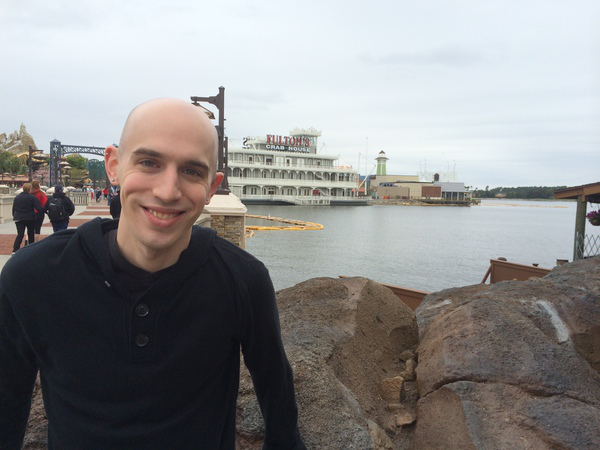
#> input picture opencv-cropping/adrian.png, 600 x 450 px
$ python opencv_crop.py
#> lines starting #> are read from the running program, lines starting #| are printed output that depends on the picture
# USAGE
# python opencv_crop.py

# import the necessary packages
import argparse
import cv2

# construct the argument parser and parse the arguments
ap = argparse.ArgumentParser()
ap.add_argument("-i", "--image", type=str, default="adrian.png",
	help="path to the input image")
args = vars(ap.parse_args())

# load the input image and display it to our screen
image = cv2.imread(args["image"])
#> image is the input picture: shape (450, 600, 3); mean B, G, R 139.9, 140.1, 141
cv2.imshow("Original", image)

# cropping an image with OpenCV is accomplished via simple NumPy
# array slices in startY:endY, startX:endX order -- here we are
# cropping the face from the image (these coordinates were
# determined using photo editing software such as Photoshop,
# GIMP, Paint, etc.)
startY,endY = 85, 250
startX, endX = 85, 220
face = image[startY:endY, startX:endX]
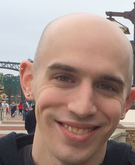
#> face: shape (165, 135, 3); mean B, G, R 132.5, 140.5, 163.2
cv2.imshow("Face", face)
cv2.waitKey(0)

# apply another image crop, this time extracting the body
body = image[90:450, 0:290]
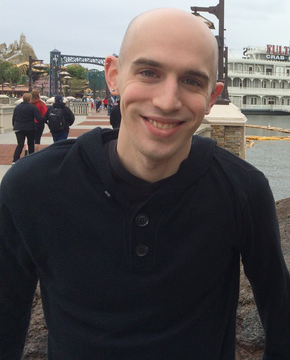
#> body: shape (360, 290, 3); mean B, G, R 82.5, 82.6, 87.5
cv2.imshow("Body", body)
cv2.waitKey(0)

# apply the cropping for people in the image
startY,endY = 177, 250
startX, endX = 17, 71
people = image[startY:endY, startX:endX]
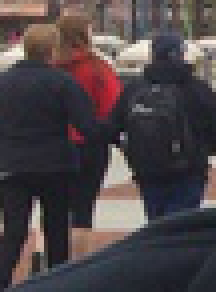
#> people: shape (73, 54, 3) (shown 4 times larger); mean B, G, R 70.9, 68.3, 76.6
cv2.imshow("People", people)
cv2.waitKey(0)
